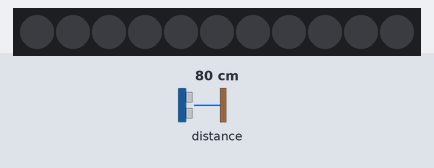
This sketch was run on a simulated Arduino Nano 33 BLE. Parts: 11 RGB LEDs in strip order, left to right. Inputs (shaded band) come from the test bench; at power-on: distance to the obstacle 80 cm.

Above: at 1.2 s.
1.3 s: distance to the obstacle set to 2 cm
At 2.3 s:
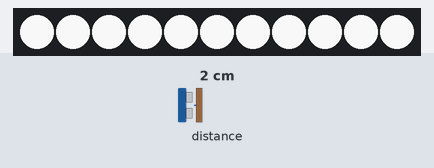
2.8 s: distance to the obstacle set to 4 cm
4.3 s: distance to the obstacle set to 35 cm
At 4.6 s:
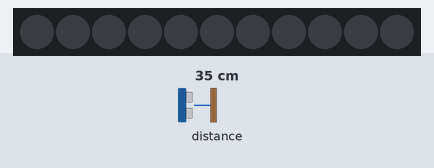
Timing chart, 0 to 7.3 s (numbered marks = the images above; inputs shaded):
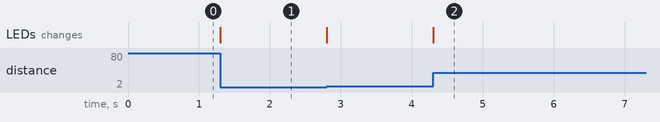

The sketch:

mz2020_distance.ino
```cpp
#include <Adafruit_NeoPixel.h>
#include <Arduino_APDS9960.h>

// Make Zurich 2020 badge LED configuration
#define LED_PIN 4
#define LED_COUNT 11

Adafruit_NeoPixel strip = Adafruit_NeoPixel(LED_COUNT, LED_PIN, NEO_GRB + NEO_KHZ800);

// This routine runs once upon power on
void setup() {
  // Initialize serial monitor for debugging
  Serial.begin(9600);

  // Initialize ADPS9660 sensor
  if (!APDS.begin()) {
    Serial.println("Error initializing APDS9960 sensor!");
  }

  // Inizialize Neopixel LED strip
  strip.begin();
  strip.show(); // Initialize all pixels to 'off'
  strip.setBrightness(255);
}

// Global variable to keep track of proximity reading
int proximity = 0;

// This runs repeatedly, forever
void loop() {
  if (APDS.proximityAvailable()) {
    proximity = APDS.readProximity();
  }
  int brightness = 255 - proximity;
  for(int i=0; i<LED_COUNT; i++) { // For each pixel...
    strip.setPixelColor(i, strip.Color(brightness, brightness, brightness));
  }
  strip.show();   // Send the updated pixel colors to the hardware.
}
```

Measured:
- after the input at 1.3 s, the LEDs: change at once (image 1)
- after the input at 4.3 s, the LEDs: change at once (image 2)
